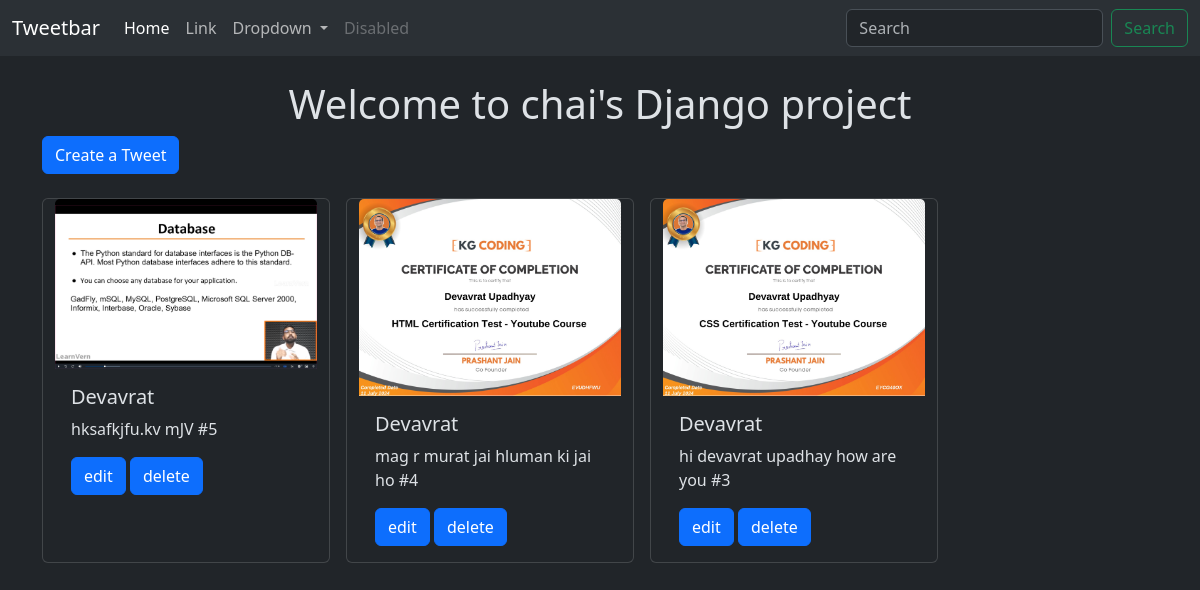
Screenshot of /tweet/ with the database file from the repository.
### tweet/models.py (models this page shows, shortened)
class Tweet(models.Model):
    user = models.ForeignKey(User, on_delete=models.CASCADE)
    text = models.TextField(max_length=240)
    photo = models.ImageField(upload_to='photo/', blank=True, null=True)
    created_at = models.DateTimeField(auto_now_add=True)
    updated_at = models.DateTimeField(auto_now=True)

### tweet/views.py (the view)
# urls.py: path('', views.tweet_list, name='tweet_list'),
def tweet_list(request):
    tweets = Tweet.objects.all().order_by('-created_at')
    return render(request, 'tweet_list.html', {'tweets': tweets})

### tweet/templates/tweet_list.html (shortened to what this page needs)
{% extends 'layout.html' %}
{% block content %}
<h1 class="text-center mt-4">Welcome to chai's Django project</h1>
<a class="btn btn-primary mb-4" href="{% url 'tweet_create' %}">Create a Tweet</a>
<div class="container row gap-3">
    {% for tweet in tweets %}
    <div class="card" style="width: 18rem;">
        {% if tweet.photo %}
        <img src="{{ tweet.photo.url }}" class="card-img-top" alt="...">
        {% else %}
        <img src="#" class="card-img-top" alt="No image available">
        {% endif %}
        <div class="card-body">
          <h5 class="card-title">{{ tweet.user.username }}</h5>
          <p class="card-text">{{ tweet.text }} #{{ tweet.id }}</p>
          <a href="{% url 'tweet_edit' tweet.id %}" class="btn btn-primary">edit</a>
          <a href="{% url 'tweet_delete' tweet.id %}" class="btn btn-primary">delete</a>
        </div>
      </div>
    {% endfor %}
</div>
{% endblock %}

### templates/layout.html (shortened to what this page needs)
<!DOCTYPE html>
<html lang="en" data-bs-theme="dark">
<head>
    <link href="https://cdn.jsdelivr.net/npm/bootstrap@5.3.3/dist/css/bootstrap.min.css" rel="stylesheet">
</head>
<body >
<nav class="navbar navbar-expand-lg bg-body-tertiary">
    <div class="container-fluid">
      <a class="navbar-brand" href="#">Tweetbar</a>
      <div class="collapse navbar-collapse" id="navbarSupportedContent">
        <ul class="navbar-nav me-auto mb-2 mb-lg-0">
          <li class="nav-item">
            <a class="nav-link active" aria-current="page" href="#">Home</a>
          </li>
          <li class="nav-item">
            <a class="nav-link" href="#">Link</a>
          </li>
          <li class="nav-item dropdown">
            <a class="nav-link dropdown-toggle" href="#" role="button" data-bs-toggle="dropdown" aria-expanded="false">
              Dropdown
            </a>
          </li>
          <li class="nav-item">
            <a class="nav-link disabled" aria-disabled="true">Disabled</a>
          </li>
        </ul>
        <form class="d-flex" role="search">
          <input class="form-control me-2" type="search" placeholder="Search" aria-label="Search">
          <button class="btn btn-outline-success" type="submit">Search</button>
        </form>
      </div>
    </div>
  </nav>
<div class="container">
    {% block content%}
    {%endblock%}
</div>
</body>
</html>

### rows the page displays
Tweet: photo (picture), user.username "Devavrat", text "hksafkjfu.kv mJV", id "5"
Tweet: photo (picture), user.username "Devavrat", text "mag r murat jai hluman ki jai ho", id "4"
Tweet: photo (picture), user.username "Devavrat", text "hi devavrat upadhay how are you", id "3"
